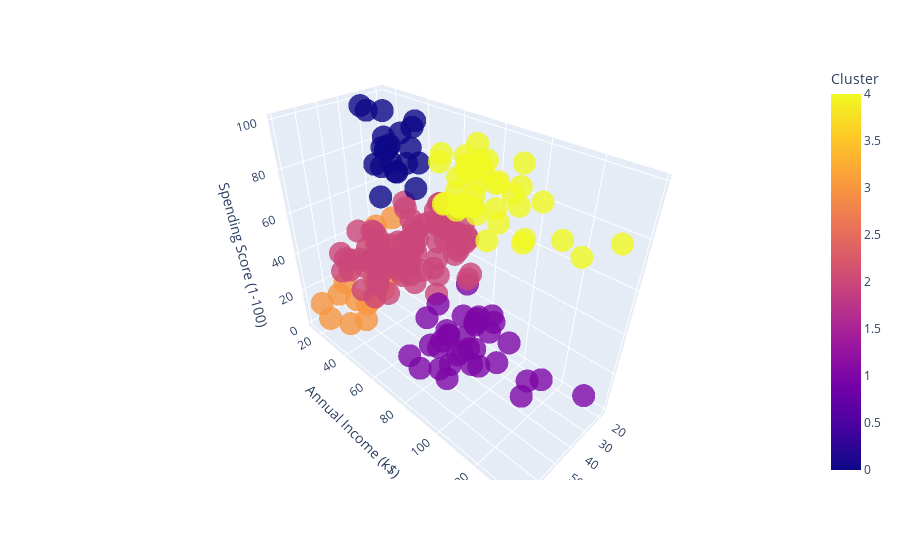

Here is the notebook cell this chart was saved with:
### Code cell
kmeans = KMeans(n_clusters = 5, init="k-means++", max_iter = 500, n_init = 10)
clusters = kmeans.fit_predict(X)


finaldata = df.copy()
finaldata['Cluster'] = clusters
fig = px.scatter_3d(finaldata, x = 'Age', y='Annual Income (k$)', z='Spending Score (1-100)',
              color='Cluster', opacity = 0.8)
fig.show()

### Figure 1 — Plotly figure (JSON) as saved in the notebook; plotly's stock layout.template omitted (floating-point values rounded to 4 significant figures; data arrays with more than 128 entries replaced by an {"elided": "..."} marker saying what was removed)
{"data": [{"hovertemplate": "Age=%{x}<br>Annual Income (k$)=%{y}<br>Spending Score (1-100)=%{z}<br>Cluster=%{marker.color}<extra></extra>", "legendgroup": "", "marker": {"color": {"elided": "200 int values"}, "coloraxis": "coloraxis", "opacity": 0.8, "symbol": "circle"}, "mode": "markers", "name": "", "scene": "scene", "showlegend": false, "type": "scatter3d", "x": {"elided": "200 int values"}, "y": {"elided": "200 int values"}, "z": {"elided": "200 int values"}}], "layout": {"coloraxis": {"colorbar": {"title": {"text": "Cluster"}}, "colorscale": [[0, "#0d0887"], [0.1111, "#46039f"], [0.2222, "#7201a8"], [0.3333, "#9c179e"], [0.4444, "#bd3786"], [0.5556, "#d8576b"], [0.6667, "#ed7953"], [0.7778, "#fb9f3a"], [0.8889, "#fdca26"], [1, "#f0f921"]]}, "legend": {"tracegroupgap": 0}, "margin": {"t": 60}, "scene": {"domain": {"x": [0, 1], "y": [0, 1]}, "xaxis": {"title": {"text": "Age"}}, "yaxis": {"title": {"text": "Annual Income (k$)"}}, "zaxis": {"title": {"text": "Spending Score (1-100)"}}}}}
